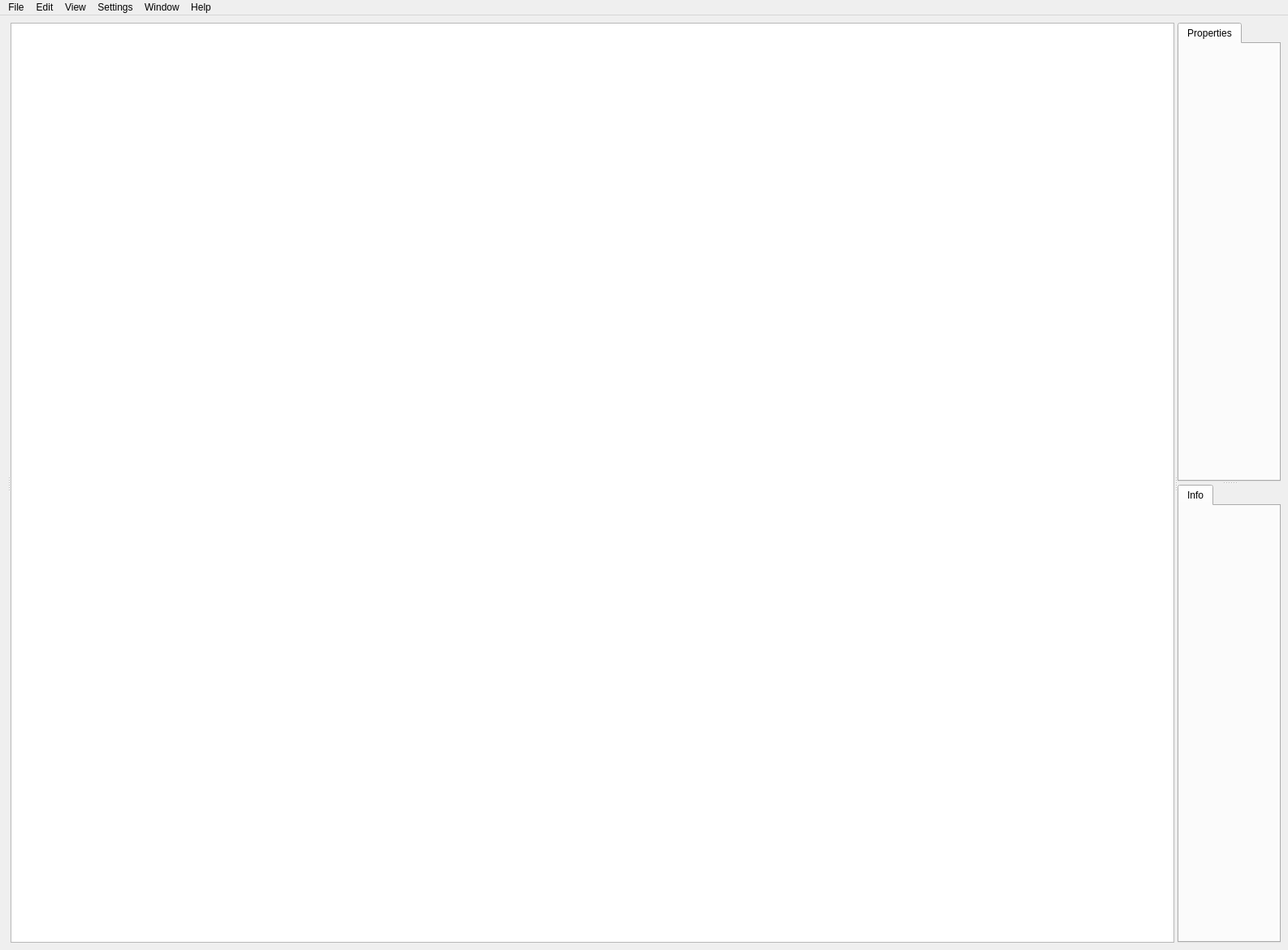
<?xml version="1.0" encoding="UTF-8"?>
<ui version="4.0">
 <class>MainWindow</class>
 <widget class="QMainWindow" name="MainWindow">
  <property name="geometry">
   <rect>
    <x>0</x>
    <y>0</y>
    <width>1586</width>
    <height>1170</height>
   </rect>
  </property>
  <property name="sizePolicy">
   <sizepolicy hsizetype="Preferred" vsizetype="Preferred">
    <horstretch>2</horstretch>
    <verstretch>0</verstretch>
   </sizepolicy>
  </property>
  <property name="windowTitle">
   <string>MainWindow</string>
  </property>
  <widget class="QWidget" name="centralwidget">
   <layout class="QHBoxLayout" name="horizontalLayout">
    <item>
     <widget class="QSplitter" name="splitter">
      <property name="orientation">
       <enum>Qt::Horizontal</enum>
      </property>
      <widget class="QToolBox" name="leftPanel">
       <property name="sizePolicy">
        <sizepolicy hsizetype="Preferred" vsizetype="Preferred">
         <horstretch>1</horstretch>
         <verstretch>0</verstretch>
        </sizepolicy>
       </property>
       <property name="currentIndex">
        <number>-1</number>
       </property>
       <property name="class" stdset="0">
        <string>left-panel</string>
       </property>
      </widget>
      <widget class="CanvasView" name="graphicsView">
       <property name="sizePolicy">
        <sizepolicy hsizetype="Expanding" vsizetype="Expanding">
         <horstretch>4</horstretch>
         <verstretch>0</verstretch>
        </sizepolicy>
       </property>
       <property name="minimumSize">
        <size>
         <width>500</width>
         <height>0</height>
        </size>
       </property>
      </widget>
      <widget class="QSplitter" name="rightPanel">
       <property name="sizePolicy">
        <sizepolicy hsizetype="Preferred" vsizetype="Expanding">
         <horstretch>1</horstretch>
         <verstretch>0</verstretch>
        </sizepolicy>
       </property>
       <property name="orientation">
        <enum>Qt::Vertical</enum>
       </property>
       <property name="class" stdset="0">
        <string>right-panel</string>
       </property>
       <widget class="QTabWidget" name="propertiesMenu">
        <property name="class" stdset="0">
         <string>properties-menu</string>
        </property>
        <widget class="QWidget" name="propertiesTab">
         <attribute name="title">
          <string>Properties</string>
         </attribute>
        </widget>
       </widget>
       <widget class="QTabWidget" name="helpMenu">
        <property name="class" stdset="0">
         <string>help-menu</string>
        </property>
        <widget class="QWidget" name="infoTab">
         <attribute name="title">
          <string>Info</string>
         </attribute>
        </widget>
       </widget>
      </widget>
     </widget>
    </item>
   </layout>
  </widget>
  <widget class="QMenuBar" name="menubar">
   <property name="geometry">
    <rect>
     <x>0</x>
     <y>0</y>
     <width>1586</width>
     <height>29</height>
    </rect>
   </property>
   <widget class="QMenu" name="menuFile">
    <property name="title">
     <string>File</string>
    </property>
   </widget>
   <widget class="QMenu" name="menuEdit">
    <property name="title">
     <string>Edit</string>
    </property>
   </widget>
   <widget class="QMenu" name="menuView">
    <property name="title">
     <string>View</string>
    </property>
   </widget>
   <widget class="QMenu" name="menuSettings">
    <property name="title">
     <string>Settings</string>
    </property>
   </widget>
   <widget class="QMenu" name="menuWindow">
    <property name="title">
     <string>Window</string>
    </property>
   </widget>
   <widget class="QMenu" name="menuHelp">
    <property name="title">
     <string>Help</string>
    </property>
   </widget>
   <addaction name="menuFile"/>
   <addaction name="menuEdit"/>
   <addaction name="menuView"/>
   <addaction name="menuSettings"/>
   <addaction name="menuWindow"/>
   <addaction name="menuHelp"/>
  </widget>
 </widget>
 <customwidgets>
  <customwidget>
   <class>CanvasView</class>
   <extends>QGraphicsView</extends>
   <header>view/canvas_view.h</header>
  </customwidget>
 </customwidgets>
 <resources/>
 <connections/>
</ui>
